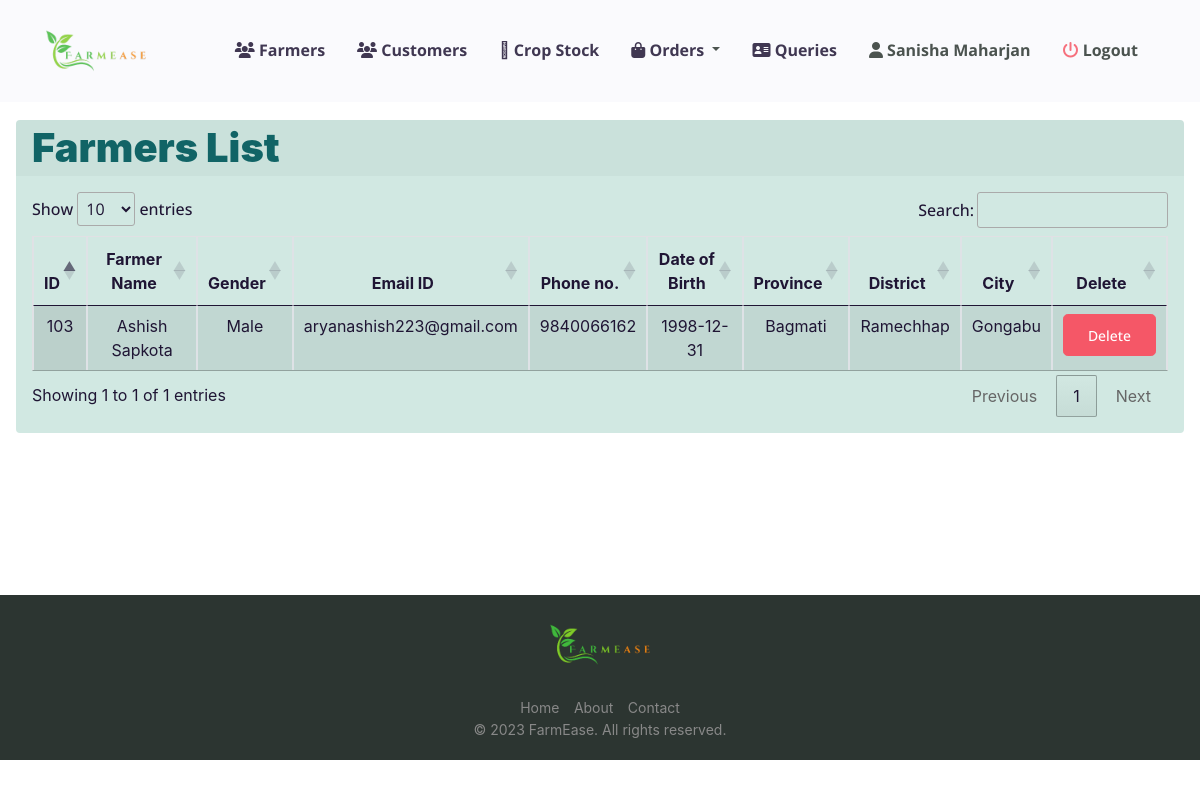
The app's page /admin/afarmers.php (signed in) with its own data.
### tables this page shows
CREATE TABLE `farmerlogin` (
  `farmer_id` int(11) NOT NULL,
  `farmer_name` varchar(255) NOT NULL,
  `password` varchar(255) NOT NULL,
  `email` varchar(255) NOT NULL,
  `phone_no` varchar(50) NOT NULL,
  `F_gender` varchar(255) NOT NULL,
  `F_birthday` varchar(255) NOT NULL,
  `F_province` varchar(255) NOT NULL,
  `F_District` varchar(255) NOT NULL,
  `F_Location` varchar(255) NOT NULL,
  `photo` varchar(255) NOT NULL,
  `otp` int(20) DEFAULT NULL
);

### admin/asession.php (called while the page is built, shortened)
<?php
$user_check = $_SESSION['admin_login_user'];
?>

### admin/afarmers.php (the view, shortened to what this page needs)
<?php
include ('asession.php');
$query4 = "SELECT * from admin where email ='$user_check'";
              $ses_sq4 = mysqli_query($conn, $query4);
              $row4 = mysqli_fetch_assoc($ses_sq4);
              $para2 = $row4['admin_name'];
?>
<!doctype html>
<html lang="en">
<?php require ('aheader.php');  ?>
  <body class="bg-white" id="top">
<?php require ('anav.php');  ?>
  <section class="section section-shaped section-lg">
<div class="container-fluid ">
          <div class="row row-content">
            <div class="col-md-12 mb-3">
				<div class="card text-white bg-gradient-success mb-3">
				  <div class="card-header">
				  <span class=" text-color display-4" > Farmers List  </span>
				  </div>
				  <div class="card-body text-dark">
				<table class="table table-striped table-hover table-bordered bg-gradient-white text-center display" id="myTable">
    <thead>
					<tr class="font-weight-bold text-dark">
            <th><center>ID</center></th>
					<th><center>Farmer Name</center></th>
					<th><center>Gender</center></th>
					<th><center>Email ID</center></th>
					<th><center>Phone no.</center></th>
					<th><center>Date of Birth</center></th>
					<th><center>Province</center></th>
					<th><center>District</center></th>
					<th><center>City</center></th>
					<th><center>Delete</center></th>
        </tr>
    </thead>
    <tbody>
  						<?php
$sql = "SELECT farmer_name, farmer_id, F_gender, email, phone_no, F_birthday, F_province, F_District, F_Location FROM farmerlogin";
								$query = mysqli_query($conn,$sql);
								while($res = mysqli_fetch_array($query)){
				 ?>
		 <tr class="text-center text-dark">
							 <td> <?php echo $res['farmer_id'];  ?> </td>
							 <td> <?php echo $res['farmer_name'];  ?> </td>
							 <td> <?php echo $res['F_gender'];  ?> </td>
							 <td> <?php echo $res['email'];  ?> </td>
							 <td> <?php echo $res['phone_no'];  ?> </td>
							 <td> <?php echo $res['F_birthday'];  ?> </td>
							 <td> <?php echo $res['F_province'];  ?> </td>
							 <td> <?php echo $res['F_District'];  ?> </td>
							 <td> <?php echo $res['F_Location'];  ?> </td>
							<td > <button class="btn btn-sm btn-danger" > <a href="afdelete.php?id=<?php echo $res['farmer_id']; ?>"  class=" nav-link text-white">Delete</a> </button> </td>
							</tr>
							 <?php
							 }
							  ?>
    </tbody>
	</table>
</div>
				</div>
            </div>
          </div>
        </div>
</section>
	   <?php require("footer.php");?>
</body>
</html>

### admin/anav.php (shortened to what this page needs)
  <nav
  id="navbar-main"
      class="navbar navbar-expand-lg navbar-light fixed-top py-3 bg-light opacity-85" data-navbar-on-scroll="data-navbar-on-scroll">
      <div class="container"><a class="navbar-brand" href="#"><img class="d-inline-block align-top img-fluid" src="../assets/img/fm-logo.png" alt="" width="100" /><span class="text-theme font-monospace fs-4 ps-2"></span></a>
         <div class="navbar-collapse collapse border-top border-lg-0 mt-4 mt-lg-0" id="navbarSupportedContent">
         <ul class="navbar-nav align-items-lg-center ml-auto topnav" id="nav">
         <li class="nav-item px-2">
              <a href="afarmers.php" class="nav-link">
                <span class="text-dark nav-link-inner--text font-weight-bold"
                  ><i class="text-dark fas fa-users"></i> Farmers</span
                >
              </a>
            </li>
            <li class="nav-item px-2">
              <a href="acustomers.php" class="nav-link">
                <span class="text-dark nav-link-inner--text font-weight-bold"
                  ><i class="text-dark fas fa-users"></i> Customers</span
                >
              </a>
            </li>
            <li class="nav-item px-2">
              <a href="aproducedcrop.php" class="nav-link">
                <span class="text-dark nav-link-inner--text font-weight-bold"
                  ><i class="text-dark fad fa-store-alt"></i> Crop Stock</span
                >
              </a>
            </li>
            <div class="navbar-collapse collapse border-top border-lg-0 mt-4 mt-lg-0" id="navbarSupportedContent">
              <ul class="navbar-nav align-items-lg-center ml-auto topnav" id="nav">
                <li class="nav-item px-2" id="prediction"><div class="dropdown show ">
                  <a class="nav-link dropdown-toggle " href="#" role="button" id="dropdownMenuLink" data-toggle="dropdown" aria-haspopup="true" aria-expanded="false">
                  <span class="text-dark nav-link-inner--text font-weight-bold"
                ><i class="fa fa-shopping-bag" aria-hidden="true"></i> Orders</span>
                  </a>
                    </div>
            <li class="nav-item px-2">
              <a href="aviewmsg.php" class="nav-link">
                <span class="text-dark nav-link-inner--text font-weight-bold"
                  ><i class="text-dark fas fa-address-card"></i> Queries</span
                >
              </a>
            </li>
		   <li class="nav-item px-2" id="profile">
              <a href="aprofile.php" class="nav-link">
                <span class="nav-link-inner--text font-weight-bold"
                  ><i class="fas fa-user"></i> <?php echo $para2 ?> </span
                >
              </a>
            </li>
		   <li class="nav-item px-2">
              <a href="alogout.php" class="nav-link">
                <span class="nav-link-inner--text font-weight-bold"
                  ><i class="text-danger fas fa-power-off"></i> Logout </span
                >
              </a>
</li>
          </ul>
        </div>
      </div>
    </nav>
  </body>
</html>

### admin/anav.php (style rules this page uses)
.topnav a { border-bottom: 3px solid transparent; }

### records on screen
farmerlogin: farmer_id "103", farmer_name "Ashish Sapkota", F_gender "Male", email "aryanashish223@gmail.com", phone_no "9840066162", F_birthday "1998-12-31", F_province "Bagmati", F_District "Ramechhap", F_Location "Gongabu"

### other values on screen
$para2 "Sanisha Maharjan"
